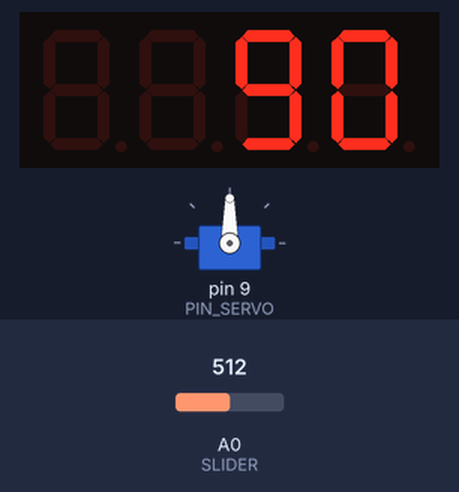
The sketch below on a simulated Arduino Nano, built with avr-gcc and run on an emulated ATmega328P. Parts: servo, 4-digit seven-segment display. The test bench sets the inputs (shaded band); at power-on: A0 (SLIDER) = 512.

Above: at 1.2 s.
1.3 s: A0 (SLIDER) set to 716
At 2.5 s:
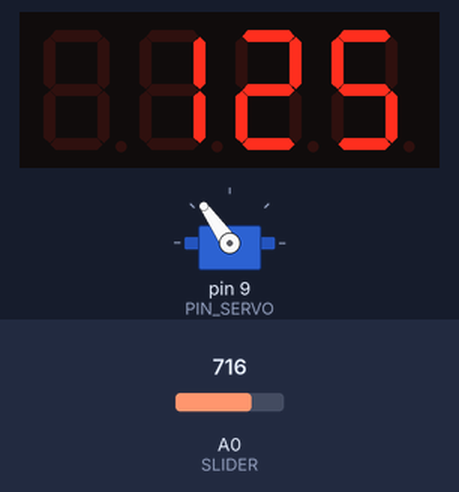
2.8 s: A0 (SLIDER) set to 900
At 3.4 s:
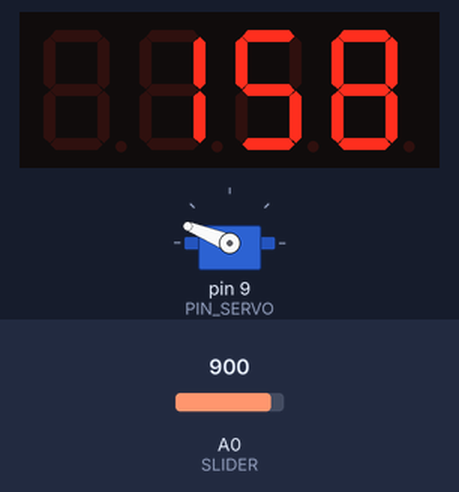
4.3 s: A0 (SLIDER) set to 1023
At 4.8 s:
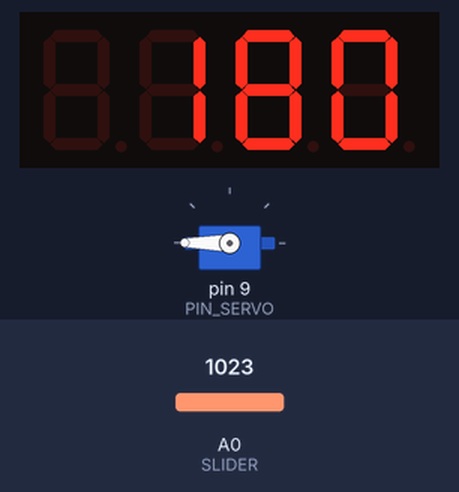
5.8 s: A0 (SLIDER) set to 306
At 6.8 s:
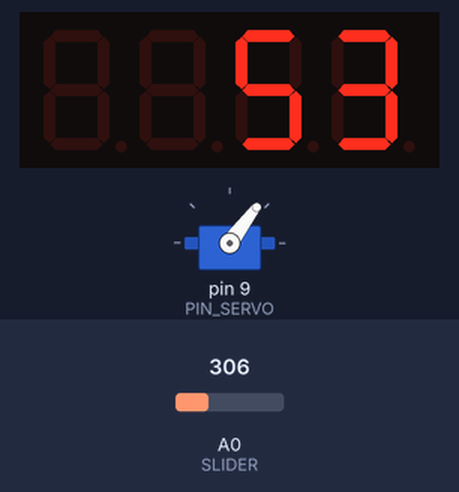
7.3 s: A0 (SLIDER) set to 122
At 8.3 s:
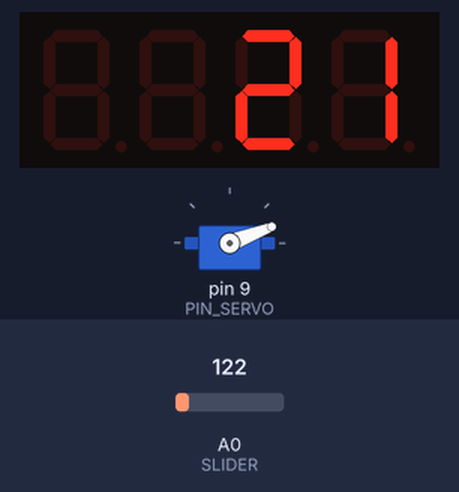
8.8 s: A0 (SLIDER) set to 0
At 9.1 s:
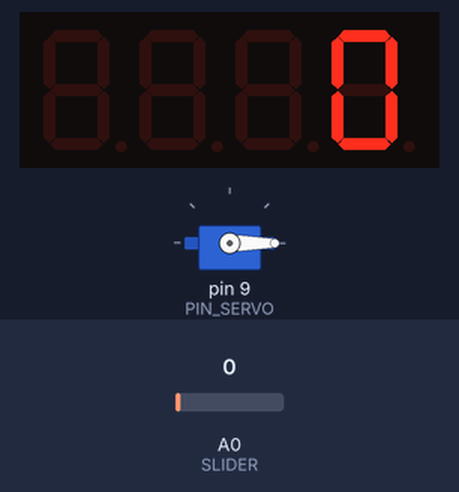
Timing chart, 0 to 11.3 s (numbered marks = the images above; inputs shaded):
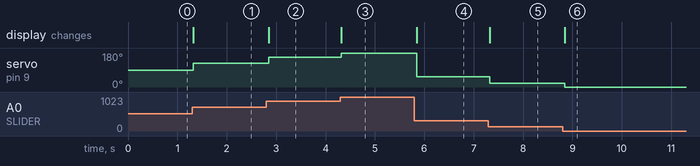

Measured:
- after the input at 1.3 s, servo on pin 9 (PIN_SERVO): 90° → 125° at once; the display: changes at once (image 1)
- after the input at 2.8 s, servo on pin 9 (PIN_SERVO): 125° → 158° after 0.05 s; the display: changes after 0.05 s (image 2)
- after the input at 4.3 s, servo on pin 9 (PIN_SERVO): 158° → 180° at once; the display: changes at once (image 3)
- after the input at 5.8 s, servo on pin 9 (PIN_SERVO): 180° → 53° after 0.05 s; the display: changes after 0.05 s (image 4)
- after the input at 7.3 s, servo on pin 9 (PIN_SERVO): 53° → 21° at once; the display: changes at once (image 5)
- after the input at 8.8 s, servo on pin 9 (PIN_SERVO): 21° → 0° after 0.05 s; the display: changes after 0.05 s (image 6)

The sketch:

P02_servo_slide_7digit.ino
```cpp
// Demo 2 - Slider (potenziometro lineare) -> servo motore + angolo sul display a 7 segmenti HT16K33
// Kit Elecrow All-in-one Starter Kit per Arduino Nano R4
// Librerie richieste: Servo e HT16K33 (versioni incluse nel repository del kit)

#include <Wire.h>
#include <Servo.h>
#include "HT16K33.h"

#define SLIDER      A0   // nel kit lo slider e' su A0 (lezioni 6 e 19); cambia qui se il tuo e' su un altro pin
#define PIN_SERVO   9

Servo servo;
HT16K33 seg(0x70);       // display a 4 cifre, indirizzo I2C 0x70 (come nella lezione 10)

void setup() {
  servo.attach(PIN_SERVO, 600, 2600);   // impulsi 600-2600 us, come nella lezione 8

  Wire.begin();
  Wire.setClock(100000);
  seg.begin();
  seg.displayOn();
  seg.setBrightness(2);                 // 0..15
  seg.displayClear();
}

void loop() {
  int valore = analogRead(SLIDER);            // 0..1023
  int angolo = map(valore, 0, 1023, 0, 180);  // 0..180 gradi

  servo.write(angolo);
  seg.displayInt(angolo);                     // mostra l'angolo sul display

  delay(50);
}
```
